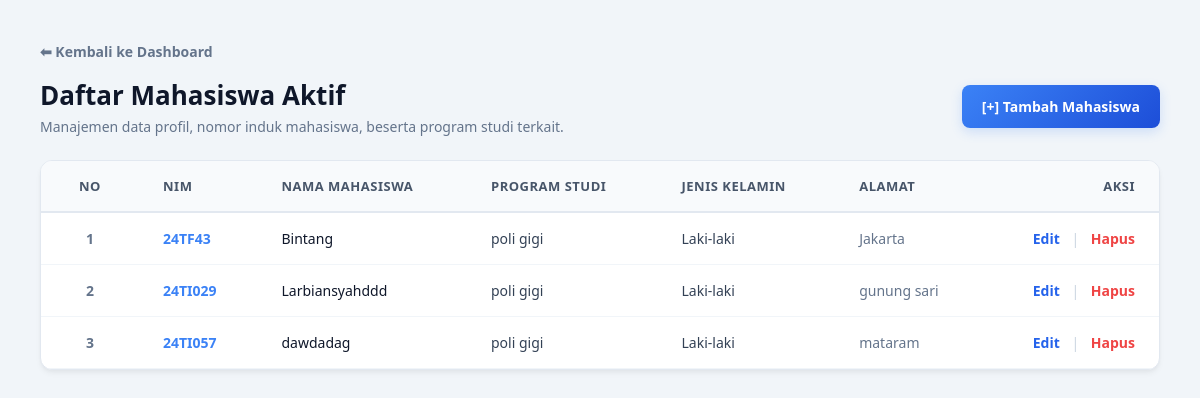
The app's page /Mahasiswa/Tampilan.php, older data.
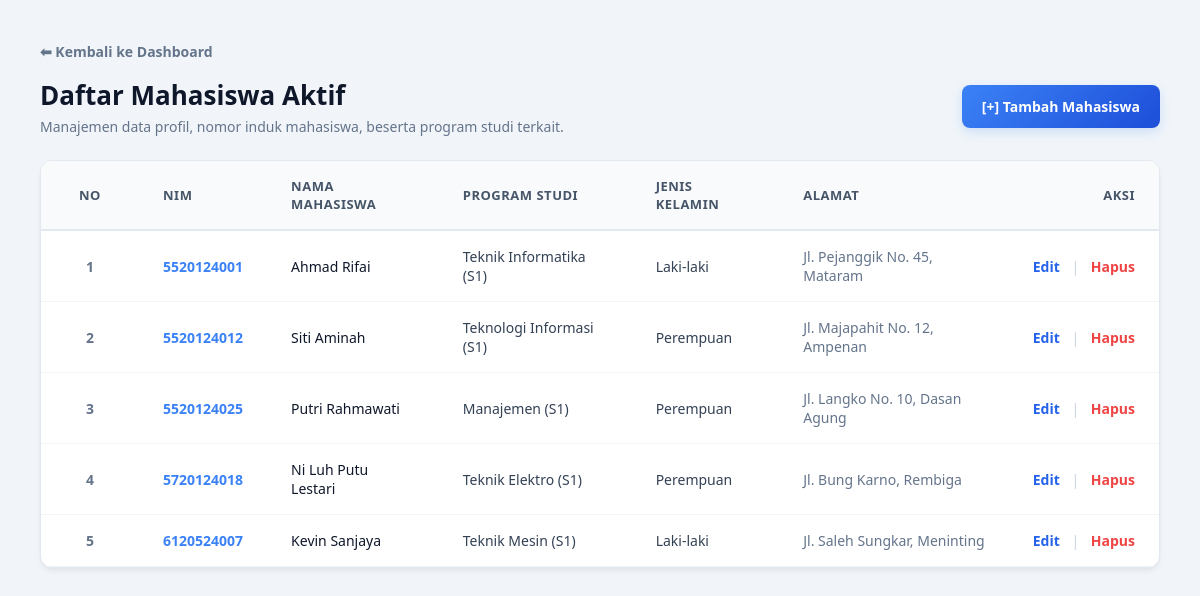
The same page, newer data.
### tables this page shows
CREATE TABLE `mahasiswa` (
  `NIM` varchar(15) NOT NULL,
  `Nama_Mahasiswa` varchar(30) NOT NULL,
  `Id_Prodi` varchar(15) NOT NULL,
  `Jenis_Kelamin` varchar(15) NOT NULL,
  `Alamat` varchar(35) NOT NULL
);

CREATE TABLE `prodi` (
  `Id_Prodi` varchar(15) NOT NULL,
  `Nama_Prodi` varchar(30) NOT NULL,
  `Fakultas` varchar(50) NOT NULL
);

### Mahasiswa/Tampilan.php (the view, shortened to what this page needs)
<?php
include '../koneksi.php';
$query = "SELECT mahasiswa.*, prodi.Nama_Prodi
        FROM mahasiswa
        JOIN prodi ON mahasiswa.Id_Prodi = prodi.Id_Prodi";
$tampil = mysqli_query($koneksi, $query);
?>
<!DOCTYPE html>
<html lang="id">
    <head>
    </head>
    <body>
        <a href="../dashboard.php" class="btn-back">⬅ Kembali ke Dashboard</a>
        <div class="header-container">
            <div>
                <h2>Daftar Mahasiswa Aktif</h2>
                <p>Manajemen data profil, nomor induk mahasiswa, beserta program studi terkait.</p>
            </div>
            <a href="tambah.php" class="btn-add">[+] Tambah Mahasiswa</a>
        </div>
        <div class="table-container">
            <table>
                <thead>
                    <tr>
                        <th style="text-align: center;">No</th>
                        <th>NIM</th>
                        <th>Nama Mahasiswa</th>
                        <th>Program Studi</th>
                        <th>Jenis Kelamin</th>
                        <th>Alamat</th>
                        <th class="action-col">Aksi</th>
                    </tr>
                </thead>
                <tbody>
                    <?php
                    $no = 1;
                    while($row = mysqli_fetch_array($tampil)) {
                    ?>
                    <tr>
                        <td class="no-col"><?= $no++; ?></td>
                        <td class="nim-col"><?= $row['NIM']; ?></td>
                        <td class="name-col"><?= $row['Nama_Mahasiswa']; ?></td>
                        <td><?= $row['Nama_Prodi']; ?></td>
                        <td><?= $row['Jenis_Kelamin'] == 'L' ? 'Laki-laki' : ($row['Jenis_Kelamin'] == 'P' ? 'Perempuan' : $row['Jenis_Kelamin']); ?></td>
                        <td style="color: #64748b;"><?= $row['Alamat']; ?></td>
                        <td class="action-col" style="white-space: nowrap;">
                            <a href="tambah.php?id=<?= $row['NIM']; ?>" class="action-link link-edit">Edit</a>
                            <span class="divider">|</span>
                            <a href="hapus.php?id=<?= $row['NIM']; ?>" class="action-link link-delete" onclick="return confirm('Yakin ingin menghapus mahasiswa ini?')">Hapus</a>
                        </td>
                    </tr>
                    <?php } ?>
                </tbody>
            </table>
        </div>
    </body>
</html>

Row changes from the older to the newer data that the page shows:
removed mahasiswa: NIM "24TF43", Nama_Mahasiswa "Bintang", Id_Prodi.Nama_Prodi "poli gigi", Jenis_Kelamin "Laki-laki", Alamat "Jakarta"
removed mahasiswa: NIM "24TI029", Nama_Mahasiswa "Larbiansyahddd", Id_Prodi.Nama_Prodi "poli gigi", Jenis_Kelamin "Laki-laki", Alamat "gunung sari"
removed mahasiswa: NIM "24TI057", Nama_Mahasiswa "dawdadag", Id_Prodi.Nama_Prodi "poli gigi", Jenis_Kelamin "Laki-laki", Alamat "mataram"
added mahasiswa: NIM "5520124001", Nama_Mahasiswa "Ahmad Rifai", Id_Prodi.Nama_Prodi "Teknik Informatika (S1)", Jenis_Kelamin "Laki-laki", Alamat "Jl. Pejanggik No. 45, Mataram"
added mahasiswa: NIM "5520124012", Nama_Mahasiswa "Siti Aminah", Id_Prodi.Nama_Prodi "Teknologi Informasi (S1)", Jenis_Kelamin "Perempuan", Alamat "Jl. Majapahit No. 12, Ampenan"
added mahasiswa: NIM "5520124025", Nama_Mahasiswa "Putri Rahmawati", Id_Prodi.Nama_Prodi "Manajemen (S1)", Jenis_Kelamin "Perempuan", Alamat "Jl. Langko No. 10, Dasan Agung"
added mahasiswa: NIM "5720124018", Nama_Mahasiswa "Ni Luh Putu Lestari", Id_Prodi.Nama_Prodi "Teknik Elektro (S1)", Jenis_Kelamin "Perempuan", Alamat "Jl. Bung Karno, Rembiga"
added mahasiswa: NIM "6120524007", Nama_Mahasiswa "Kevin Sanjaya", Id_Prodi.Nama_Prodi "Teknik Mesin (S1)", Jenis_Kelamin "Laki-laki", Alamat "Jl. Saleh Sungkar, Meninting"
